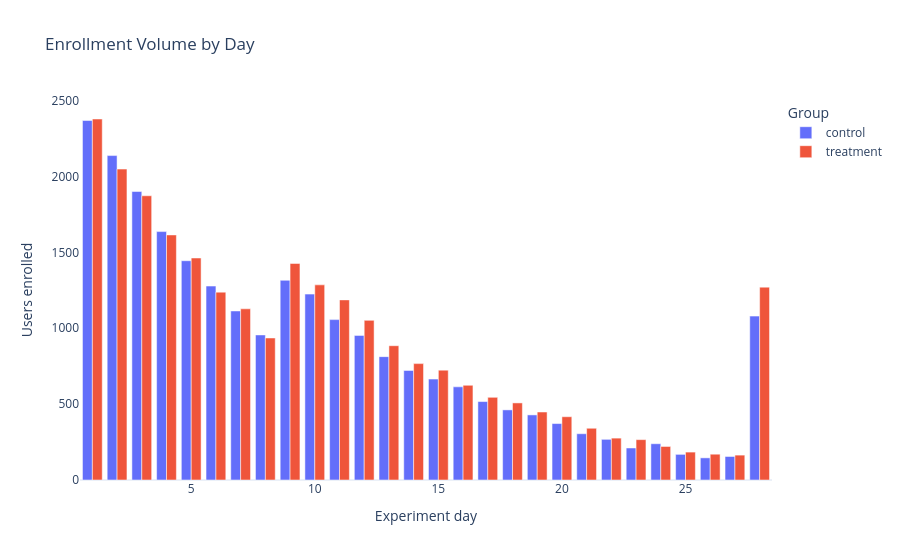

Write notebook code for a chart like this one.
### Markdown cell above
### Plot enrollment over time

I want to know whether traffic came in steadily or front-loaded. The day-level volume matters later when I look at novelty and when I simulate what an impatient analyst would have seen if they peeked early.

### Code cell
enrollment_by_day = (
    df.groupby(["day_enrolled", "group"])
    .size()
    .reset_index(name="users")
)

fig = px.bar(
    enrollment_by_day,
    x="day_enrolled",
    y="users",
    color="group",
    barmode="group",
    color_discrete_map={"control": CONTROL_COLOR, "treatment": TREATMENT_COLOR},
    title="Enrollment Volume by Day",
    labels={"day_enrolled": "Experiment day", "users": "Users enrolled", "group": "Group"},
)
fig.update_layout(font={"size": 12})
fig.update_yaxes(showgrid=False)
fig.show()

### Figure 1 — Plotly figure (JSON) as saved in the notebook; plotly's stock layout.template omitted (floating-point values rounded to 4 significant figures)
{"data": [{"alignmentgroup": "True", "hovertemplate": "Group=control<br>Experiment day=%{x}<br>Users enrolled=%{y}<extra></extra>", "legendgroup": "control", "marker": {"color": "#636EFA", "pattern": {"shape": ""}}, "name": "control", "offsetgroup": "control", "orientation": "v", "showlegend": true, "textposition": "auto", "type": "bar", "x": [1, 2, 3, 4, 5, 6, 7, 8, 9, 10, 11, 12, 13, 14, 15, 16, 17, 18, 19, 20, 21, 22, 23, 24, 25, 26, 27, 28], "xaxis": "x", "y": [2369, 2138, 1901, 1637, 1445, 1278, 1114, 956, 1316, 1225, 1057, 953, 813, 722, 665, 614, 517, 462, 429, 372, 305, 268, 211, 239, 169, 146, 155, 1080], "yaxis": "y"}, {"alignmentgroup": "True", "hovertemplate": "Group=treatment<br>Experiment day=%{x}<br>Users enrolled=%{y}<extra></extra>", "legendgroup": "treatment", "marker": {"color": "#EF553B", "pattern": {"shape": ""}}, "name": "treatment", "offsetgroup": "treatment", "orientation": "v", "showlegend": true, "textposition": "auto", "type": "bar", "x": [1, 2, 3, 4, 5, 6, 7, 8, 9, 10, 11, 12, 13, 14, 15, 16, 17, 18, 19, 20, 21, 22, 23, 24, 25, 26, 27, 28], "xaxis": "x", "y": [2379, 2049, 1873, 1615, 1463, 1238, 1128, 936, 1427, 1286, 1187, 1052, 885, 767, 724, 624, 545, 508, 448, 417, 341, 276, 266, 221, 184, 170, 164, 1271], "yaxis": "y"}], "layout": {"barmode": "group", "font": {"size": 12}, "legend": {"title": {"text": "Group"}, "tracegroupgap": 0}, "title": {"text": "Enrollment Volume by Day"}, "xaxis": {"anchor": "y", "domain": [0.0, 1.0], "title": {"text": "Experiment day"}}, "yaxis": {"anchor": "x", "domain": [0.0, 1.0], "showgrid": false, "title": {"text": "Users enrolled"}}}}
